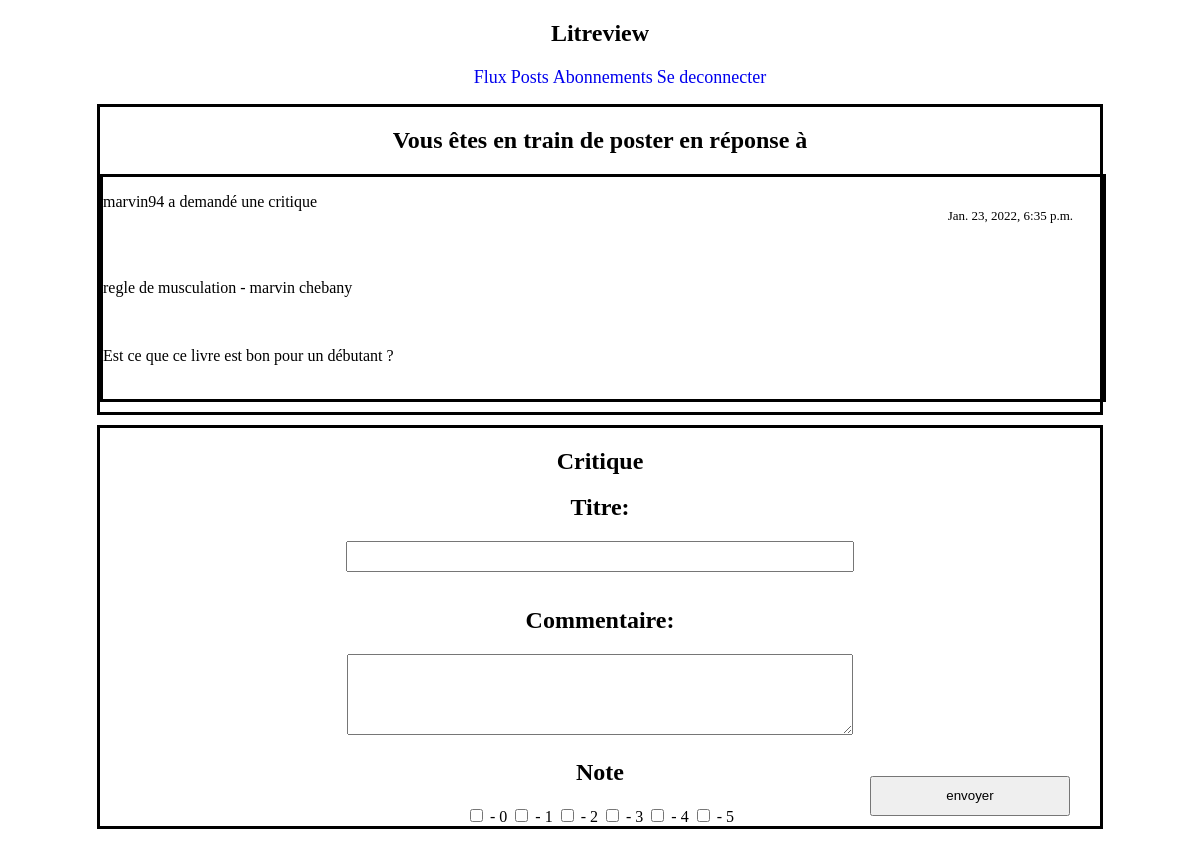
The app's page /creer-une-critique/2/ (signed in) with its own data.
### blog/models.py (models this page shows, shortened)
class Ticket(models.Model):
    title = models.CharField(max_length=128)
    description = models.TextField(max_length=2048, blank=True)
    user = models.ForeignKey(User, on_delete=models.CASCADE)
    image = models.ImageField(blank=True)
    time_created = models.DateTimeField(auto_now_add=True)

class User(models.Model):
    username = models.CharField(max_length=150, unique=True)
    password = models.CharField(max_length=100)
    email = models.EmailField(max_length=254)

### blog/views.py (the view)
# urls.py: path('creer-une-critique/<ticket_id>/', views.page_creation_critique_reponse_a_un_ticket,
def page_creation_critique_reponse_a_un_ticket(request, ticket_id):
    if not request.session['connected']:
        return redirect('/index')
    else:
        error = False
        ticket_doesnt_exist = False
        user = User.objects.get(username=request.session['username'])
        user_id = user.id
        try:
            ticket = Ticket.objects.get(id=ticket_id)
        except ObjectDoesNotExist:
            print("le ticket n'existe pas")
            ticket_doesnt_exist = True
            return render(request, 'templates/blog/creation-critique.html',
                          {'ticket_doesnt_exist': ticket_doesnt_exist})
        try:
            review = Review.objects.get(ticket_associe=ticket, user_associe=user)
            return redirect('/flux')
        except ObjectDoesNotExist:
            print("aucun review relié au ticket")
        form = CritiqueForm()
        if request.method == "POST":
            form = CritiqueForm(request.POST)
            if form.is_valid():
                critique_title = form.cleaned_data['titre']
                critique_note = request.POST.get('checkbox')
                critique_commentaire = form.cleaned_data['commentaire']
                if int(critique_note) not in [0, 1, 2, 3, 4, 5]:
                    error = True
                    print('error')
                else:
                    print(critique_title, critique_note, critique_commentaire)
                    error = False
                    try:
                        review = Review(ticket_associe=ticket, rating=critique_note, headline=critique_title,
                                        body=critique_commentaire, user_associe=user)
                        review.save()
                    except IntegrityError:
                        print("Votre critique n'ont pas été enregistré dans la base de données.")
            else:
                print("le formulaire est invalide.")
                error = True
        else:
            pass
    context = {
        'error': error,
        'ticket_doesnt_exist': ticket_doesnt_exist,
        'form': form,
        'ticket': ticket,
        'user_id': user_id
    }
    return render(request, 'templates/blog/creation-critique.html', context)

### blog/models.py
class CritiqueForm(forms.Form):
    titre = forms.CharField(max_length=128, label='Titre', required=True,
                            widget=forms.TextInput())
    commentaire = forms.CharField(max_length=8192, label='Commentaire', required=True,
                                  widget=forms.Textarea(attrs={'cols': 50, 'rows': 5}))

### blog/templates/blog/creation-critique.html (shortened to what this page needs)
<!doctype html>
<html lang="fr">
<head>
    {% block header %}
    {% include 'blog/barre_de_navigation.html' %}
    {% endblock %}
  {% load static %}
  <link rel="stylesheet" href="{% static 'blog/creation_critique.css' %}">
</head>
<body>
{% if ticket_doesnt_exist %}
    <h2>Le ticket n'existe pas.</h2>
{% else %}
{% if not review_modifiee %}
    <div id="reponse_critique">
      <h2>Vous êtes en train de poster en réponse à</h2>
      {% block content %}
      {% include 'blog/tickets.html' %}
      {% endblock %}
    </div>
    <div id="critique_div">
      <form id="critique_form" method="post" action="">
        <h2>Critique</h2>
          <h2>{{ form.titre.label_tag}}</h2>
            {{form.titre}}
        <h2>{{ form.commentaire.label_tag}}</h2>
        {{form.commentaire}}
        <h2>Note</h2>
            <input type="checkbox" id="0" name="checkbox" value="0" readonly="readonly"> - 0
            <input type="checkbox" id="1" name="checkbox" value="1" readonly="readonly"> - 1
            <input type="checkbox" id="2" name="checkbox" value="2" readonly="readonly"> - 2
            <input type="checkbox" id="3" name="checkbox" value="3" readonly="readonly"> - 3
            <input type="checkbox" id="4" name="checkbox" value="4" readonly="readonly"> - 4
            <input type="checkbox" id="5" name="checkbox" value="5" readonly="readonly"> - 5
        <br>
        <input id="bouton_envoyer" type="submit" value="envoyer">
      </form>
    </div>
    {% endif %}
{% endif %}
</body>
</html>

### blog/templates/blog/tickets.html (shortened to what this page needs)
{% load static %}
  <link rel="stylesheet" href="{% static '/blog/flux.css' %}">
{% if ticket %}
    <div id="tickets">
    {% if ticket.user_id == user_id %}
        <p id="demande_de_critique">Vous avez publié une critique</p>
        <br>
        {% else %}
        <p>{{ ticket.user.username }} a demandé une critique</p>
        <br>
        {% endif %}
        <p class="heure">{{ticket.time_created}}</p>
        <br>
        <p id="book_title">{{ticket.title}}</p>
        <br>
        <p id="book_title">{{ticket.description}}</p>
        <br>
    </div>
{% endif %}

### blog/static/blog/creation_critique.css (style rules this page uses)
#reponse_critique, #critique_div { border-color: black; border-style: solid; margin-left: auto; margin-right: auto; margin-bottom: 10px; min-width: 1000px; width: 500px }
#tickets { border-color: black; border-style: solid; margin-left: auto; margin-right: auto; margin-bottom: 10px; min-width: 1000px; width: 400px }
input[type="text"] { width: 500px; height: 25px; margin-bottom: 15px; overflow: hidden; }
.heure { position: relative; float: right; top: -50px; right: 30px; font-size: small; }
#bouton_envoyer { text-align: center; position: relative; float: right; bottom: 50px; right: 30px; width: 200px; height: 40px; }
h2 { text-align: center; }
form { text-align: center; }
#id_commentaire { width: 500px; }

### blog/static/blog/flux.css (style rules this page uses)
#tickets, #review, #reponse_critique, #critique_div { border-color: black; border-style: solid; margin-left: auto; margin-right: auto; margin-bottom: 10px; min-width: 1000px; width: 500px }
button, h1, h2 { text-align: center; }
input[type="text"], #id_password { width: 500px; height: 25px; margin-bottom: 15px; overflow: hidden; }
.heure { position: relative; float: right; top: -50px; right: 30px; font-size: small; }

### records on screen
Ticket: user.username "marvin94", time_created "Jan. 23, 2022, 6:35 p.m.", title "regle de musculation - marvin chebany", description "Est ce que ce livre est bon pour un débutant ?"
